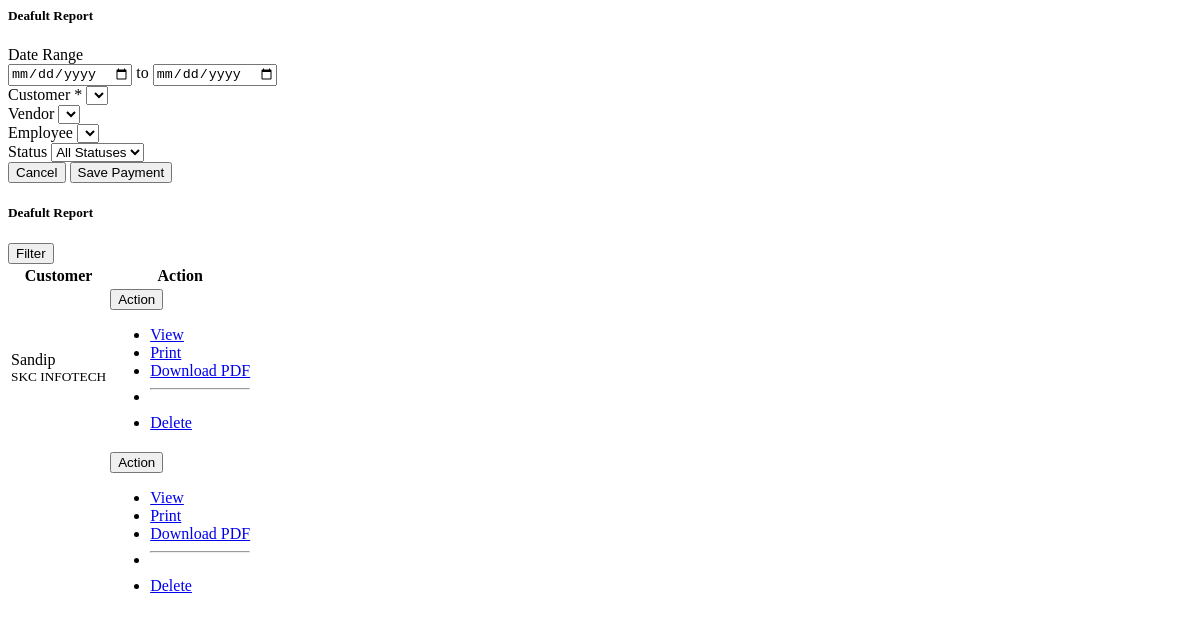
Page /test.php (signed in) on the committed database.
### tables this page shows
CREATE TABLE `payment_received` (
  `payment_id` bigint(20) NOT NULL,
  `organization_id` int(11) NOT NULL,
  `customer_id` bigint(20) NOT NULL,
  `payment_number` varchar(50) NOT NULL,
  `payment_date` date NOT NULL,
  `payment_mode` varchar(50) NOT NULL,
  `reference_no` varchar(100) DEFAULT NULL,
  `amount` decimal(15,2) NOT NULL DEFAULT 0.00,
  `item_type` enum('invoice','advance') NOT NULL DEFAULT 'advance',
  `invoice_id` bigint(20) DEFAULT 0,
  `notes` text DEFAULT NULL,
  `created_by` int(11) DEFAULT 0,
  `created_at` timestamp NOT NULL DEFAULT current_timestamp()
);

CREATE TABLE `customers_listing` (
  `customer_id` bigint(20) NOT NULL,
  `organization_id` int(11) NOT NULL,
  `customer_code` varchar(50) NOT NULL,
  `customers_type_id` int(11) NOT NULL,
  `customer_name` varchar(255) NOT NULL,
  `company_name` varchar(255) DEFAULT NULL,
  `email` varchar(255) DEFAULT NULL,
  `anniversary_date` date DEFAULT NULL,
  `date_of_birth` date DEFAULT NULL,
  `phone` varchar(20) DEFAULT NULL,
  `gst_number` varchar(20) DEFAULT NULL,
  `address` text DEFAULT NULL,
  `city` varchar(100) DEFAULT NULL,
  `state` varchar(100) DEFAULT NULL,
  `state_code` varchar(10) DEFAULT NULL,
  `pincode` varchar(10) DEFAULT NULL,
  `shipping_address` text DEFAULT NULL,
  `shipping_city` varchar(100) DEFAULT NULL,
  `shipping_state` varchar(100) DEFAULT NULL,
  `shipping_state_code` varchar(10) DEFAULT NULL,
  `shipping_pincode` varchar(20) DEFAULT NULL,
  `current_balance_due` decimal(10,2) NOT NULL,
  `loyalty_point_balance` decimal(10,2) NOT NULL,
  `commissions_amount` decimal(15,2) NOT NULL,
  `avatar` varchar(255) DEFAULT NULL,
  `created_at` timestamp NOT NULL DEFAULT current_timestamp()
);

### test.php (the view, shortened to what this page needs)
<?php
require_once __DIR__ . '/../../config/auth_guard.php';
?>
<div class="container-fluid">
    <div class="row">
        <div class="col-12">
            <div class="card d-none mb-4" id="add_payment_form">
                <div class="card-header bg-light-subtle">
                    <h5 class="card-title mb-0">Deafult Report</h5>
                </div>
                <div class="card-body">
                    <form action="<?= $basePath ?>/controller/payment/save_payment_received.php" method="POST">
                        <div class="col-md-3">
                            <label class="form-label">Date Range</label>
                            <div class="input-group">
                                <input type="date" name="start_date" class="form-control" value="<?= $start_date ?>">
                                <span class="input-group-text">to</span>
                                <input type="date" name="end_date"   class="form-control" value="<?= $end_date ?>">
                            </div>
                        </div>
                    <div class="row g-3">
                            <div class="col-md-4">
                                <label class="form-label">Customer <span class="text-danger">*</span></label>
                                <select name="customer_id" id="customer_id" class="form-select" required></select>
                            </div>
                            <div class="col-md-4">
                                <label class="form-label">Vendor</label>
                                <select name="vendor_id" id="vendor_id" class="form-select"></select>
                            </div>
                            <div class="col-md-4">
                                <label class="form-label">Employee</label>
                                <select name="employee_id" id="employee_id" class="form-select"></select>
                            </div>
                        <div class="col-md-3">
                            <label class="form-label">Status</label>
                            <select name="status" class="form-select">
                                <option value="">All Statuses</option>
                            </select>
                        </div>
                        </div>
                        <div class="mt-4 text-end">
                            <button type="button" class="btn btn-secondary me-2" id="cancel_payment_btn">Cancel</button>
                            <button type="submit" name="save_payment" class="btn btn-success"><i class="ti ti-check me-1"></i> Save Payment</button>
                        </div>
                    </form>
                </div>
            </div>
            <div class="card" id="payment_list_card">
                <div class="card-header bg-light-subtle d-flex justify-content-between align-items-center">
                    <h5 class="card-title mb-0">Deafult Report</h5>
                     <button type="button" class="btn btn-primary" id="add_payment_btn"><i class="ti ti-filter me-1"></i>Filter</button>
                </div>
                <div class="card-body">
                    <table class="table table-hover table-striped mb-0 w-100">
                        <thead class="table-light">
                            <tr>
                                <th>Customer</th>
                                <th class="text-center">Action</th>
                            </tr>
                        </thead>
                        <tbody>
                            <?php
                            $sql = "SELECT p.*, c.customer_name, c.company_name, si.invoice_number
                                    FROM payment_received p
                                    LEFT JOIN customers_listing c ON p.customer_id = c.customer_id
                                    LEFT JOIN sales_invoices si ON p.invoice_id = si.invoice_id
                                    WHERE p.organization_id = ?
                                    ORDER BY p.payment_date DESC, p.payment_id DESC";
                            $stmt = $conn->prepare($sql);
                            $stmt->bind_param("i", $_SESSION['organization_id']);
                            $stmt->execute();
                            $result = $stmt->get_result();
                            if($result->num_rows > 0):
                                while($row = $result->fetch_assoc()):
                            ?>
                                <tr>
                                    <td>
                                        <div class="fw-semibold"><?= $row['customer_name'] ?></div>
                                        <small class="text-muted"><?= $row['company_name'] ?></small>
                                    </td>
                                    <td class="text-center">
                                        <div class="dropdown">
                                            <button class="btn btn-sm btn-light dropdown-toggle" type="button" data-bs-toggle="dropdown">Action</button>
                                            <ul class="dropdown-menu">
                                                <li><a class="dropdown-item" href="<?= $basePath ?>/views/payment/view_payment.php?id=<?= $row['payment_id'] ?>"><i class="ti ti-eye me-2"></i> View</a></li>
                                                <li><a class="dropdown-item" href="<?= $basePath ?>/controller/payment/print_payment.php?id=<?= $row['payment_id'] ?>" target="_blank"><i class="ti ti-printer me-2"></i> Print</a></li>
                                                <li><a class="dropdown-item" href="<?= $basePath ?>/controller/payment/download_payment_pdf.php?id=<?= $row['payment_id'] ?>"><i class="ti ti-download me-2"></i> Download PDF</a></li>
                                                <li><hr class="dropdown-divider"></li>
                                                <li><a class="dropdown-item text-danger" href="<?= $basePath ?>/controller/payment/delete_payment_received.php?id=<?= $row['payment_id'] ?>" onclick="return confirm('Are you sure you want to delete this payment?');"><i class="ti ti-trash me-2"></i> Delete</a></li>
                                            </ul>
                                        </div>
                                    </td>
                                </tr>
                            <?php endwhile; else: ?>
                                <tr><td colspan="8" class="text-center py-4 text-muted">No recorded yet.</td></tr>
                            <?php endif; ?>
                        </tbody>
                    </table>
                </div>
            </div>
        </div>
    </div>
</div>

### rows in the picture
payment_received: customer.customer_name "Sandip", customer.company_name "SKC INFOTECH"
